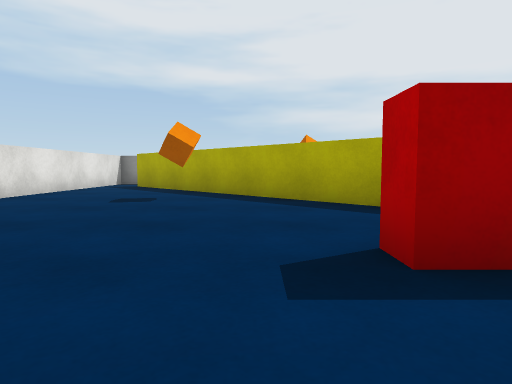
[1] (above)

17 first-person views from a walk through a 3-D level made in the Unity game engine. The camera is 0.55 m above the floor, tilts 4° down and sees 75° across. The floor is counted in squares, 1 m on a side. Each view is taken from the middle of a square. On the plan, view 1 faces up. The plan holds only what a view shows up to about 9 squares ahead; the rest is blank. The player character is not drawn. Surface patterns are stand-ins for the level's own textures.

[2]
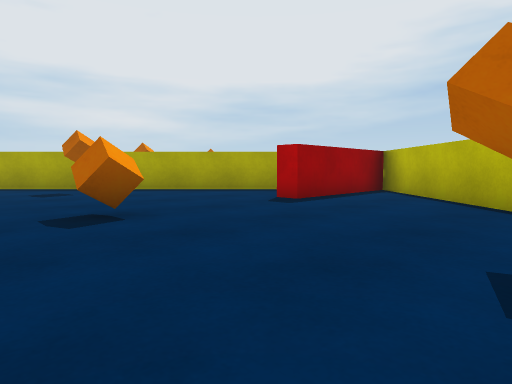

[3]
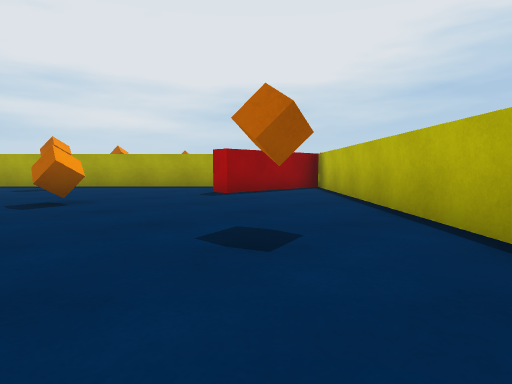

[4]
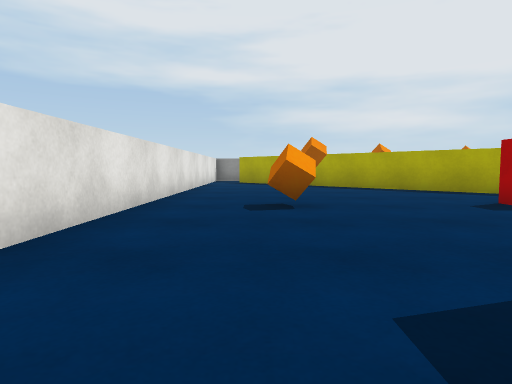

[5]
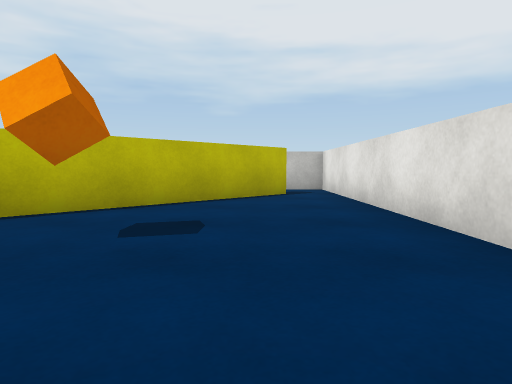

[6]
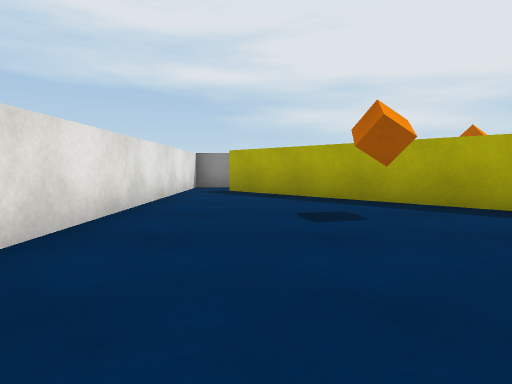

[7]
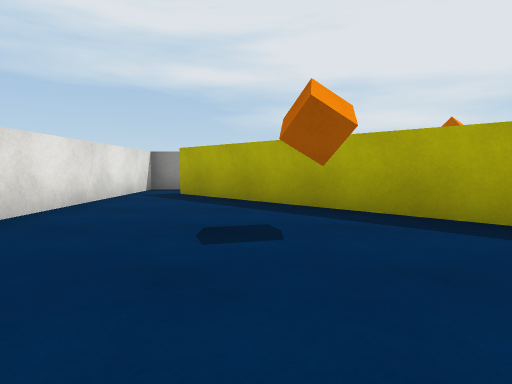

[8]
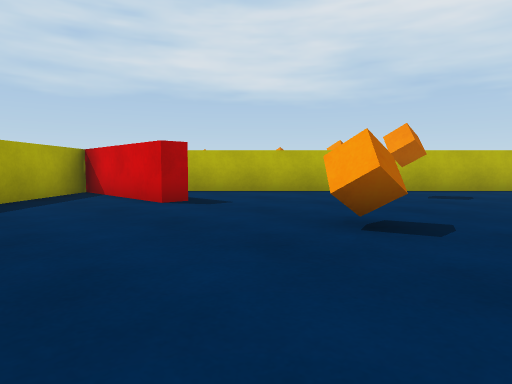

[9]
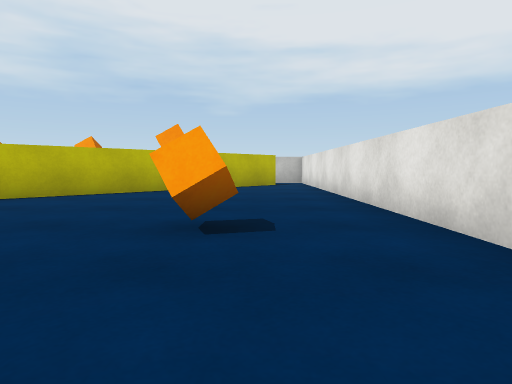

[10]
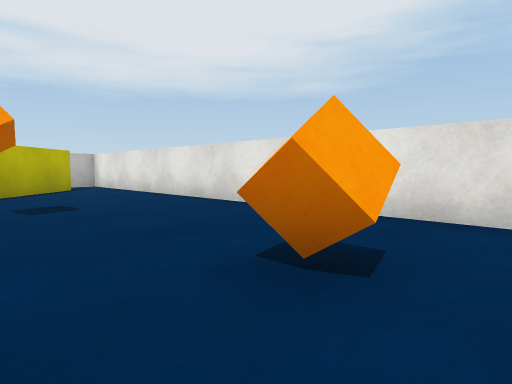

[11]
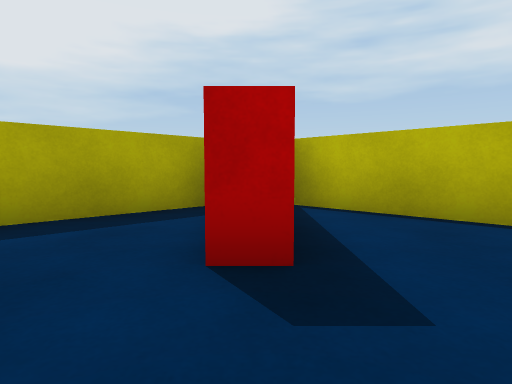

[12]
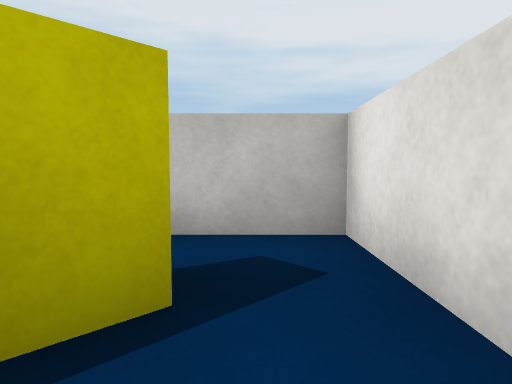

[13]
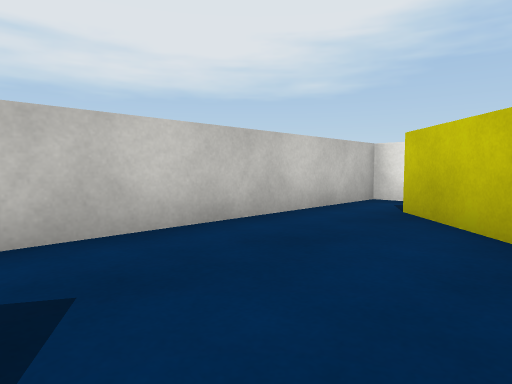

[14]
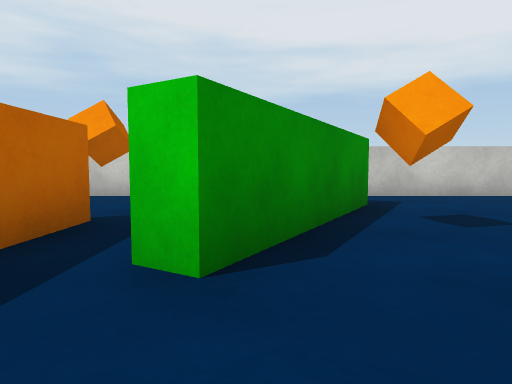

[15]
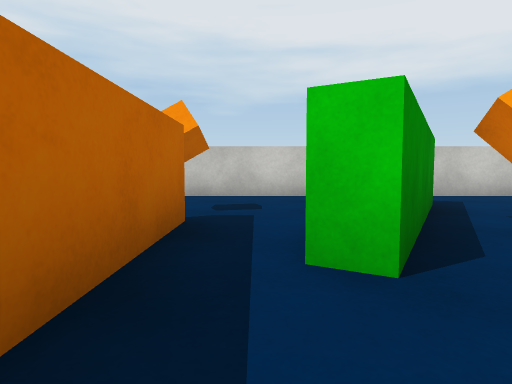

[16]
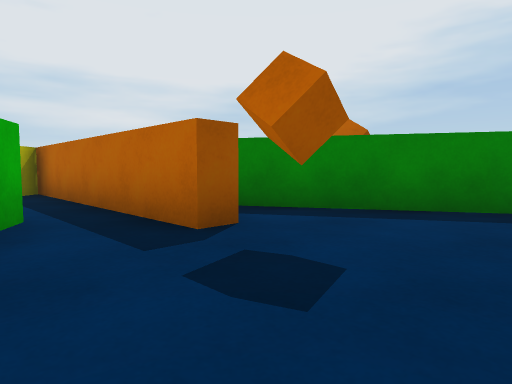

[17]
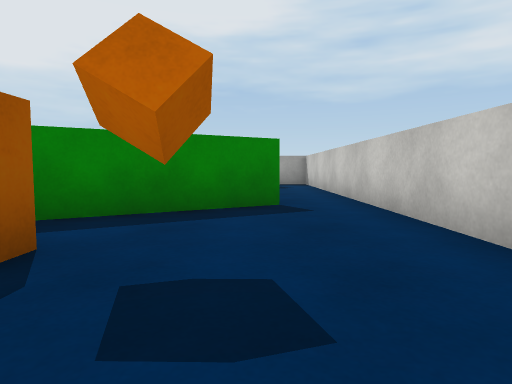

### Floor plan
Points are (right, up) in squares from view 1. A wall is a line through its corners. A room is listed if a view was taken in it or the views show most of it. See-through windows are left out.
Room 1 (views 1, 2, 3, 4, 5, 6, 7, 8, 9, 10, 11)
walls: (3, 1.8) (0.9, 1.8) (0.9, 2.3) (3, 2.3); (4.4, 2.3) (-3.7, 10.3); (-2.8, -5.5) (4.4, 1.8); (-4.8, 10.5) (-4.8, -4.5)
ways out: opening at (-4, -5) to room 2; opening at (-4, 10)
objects: orange cube (-2, 2); orange cube (-1, -2); orange cube (-1, 6)
Room 2 (view 12)
walls: (-3.7, -6.4) (-2.8, -5.5); (-4.8, -4.5) (-4.8, -7.7) (-2.6, -7.7)
ways out: opening at (-4, -5) to room 1; opening at (-3, -7) to room 3
Room 3 (view 13)
walls: (1.2, -6.2) (2.3, -4.3); (-2, -5.3) (-3.4, -6.7); (-2.6, -7.7) (0.8, -7.7)
ways out: opening at (-3, -7) to room 2; opening at (1, -4) to room 6
Room 4 (views 14, 15)
walls: (3.3, -2.6) (3.7, -2.9) (3.4, -3.4); (4.7, -4.5) (4.7, 1.4); (4.4, 1.8) (3, 1.8)
ways out: opening at (4, -3.5) to room 5; opening at (3, -2) to room 6
Room 5 (views 16, 17)
walls: (5.4, -4.5) (4.7, -4.5); (2.9, -7.7) (8.6, -7.7); (8.1, -6.4) (6.3, -3.3)
ways out: opening at (4, -3.5) to room 4; opening at (8, -7)
objects: orange cube (5, -5)
Room 6 (no view inside)
walls: (2.3, -4.3) (3.3, -2.6)
ways out: opening at (1, -4) to room 3; opening at (3, -2) to room 4

Positions as (right, up) in squares from view 1, and headings:
1: (0, 0), facing up
2: (-4, -2), facing up-right
3: (-4, -4), facing up-right
4: (-3, -3), facing up
5: (-3, 1), facing down
6: (-3, 2), facing up
7: (-2, 3), facing up
8: (-4, 5), facing down-right
9: (-3, 5), facing down
10: (-1, 3), facing down-left
11: (-1, 2), facing right
12: (-4, -5), facing down
13: (1, -5), facing down-left
14: (3, -1), facing down
15: (4, -1), facing down
16: (3, -7), facing up-right
17: (3, -6), facing right
